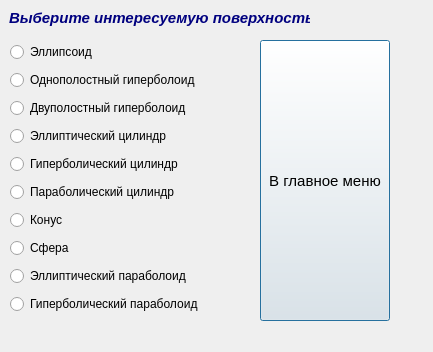
<?xml version="1.0" encoding="UTF-8"?>
<ui version="4.0">
 <class>infa</class>
 <widget class="QDialog" name="infa">
  <property name="geometry">
   <rect>
    <x>0</x>
    <y>0</y>
    <width>433</width>
    <height>352</height>
   </rect>
  </property>
  <property name="windowTitle">
   <string>Dialog</string>
  </property>
  <widget class="QLabel" name="label">
   <property name="geometry">
    <rect>
     <x>9</x>
     <y>9</y>
     <width>301</width>
     <height>17</height>
    </rect>
   </property>
   <property name="font">
    <font>
     <weight>75</weight>
     <italic>true</italic>
     <bold>true</bold>
    </font>
   </property>
   <property name="text">
    <string>&lt;!DOCTYPE HTML PUBLIC &quot;-//W3C//DTD HTML 4.0//EN&quot; &quot;http://www.w3.org/TR/REC-html40/strict.dtd&quot;&gt;
&lt;html&gt;&lt;head&gt;&lt;meta name=&quot;qrichtext&quot; content=&quot;1&quot; /&gt;&lt;style type=&quot;text/css&quot;&gt;
p, li { white-space: pre-wrap; }
&lt;/style&gt;&lt;/head&gt;&lt;body style=&quot; font-family:'Ubuntu'; font-size:11pt; font-weight:600; font-style:italic;&quot;&gt;
&lt;p style=&quot; margin-top:0px; margin-bottom:0px; margin-left:0px; margin-right:0px; -qt-block-indent:0; text-indent:0px;&quot;&gt;&lt;span style=&quot; color:#00007f;&quot;&gt;Выберите интересуемую поверхность:&lt;/span&gt;&lt;/p&gt;&lt;/body&gt;&lt;/html&gt;</string>
   </property>
  </widget>
  <widget class="QPushButton" name="pushButton_9">
   <property name="geometry">
    <rect>
     <x>260</x>
     <y>40</y>
     <width>130</width>
     <height>281</height>
    </rect>
   </property>
   <property name="font">
    <font>
     <pointsize>11</pointsize>
    </font>
   </property>
   <property name="contextMenuPolicy">
    <enum>Qt::DefaultContextMenu</enum>
   </property>
   <property name="text">
    <string>В главное меню</string>
   </property>
  </widget>
  <widget class="QWidget" name="layoutWidget">
   <property name="geometry">
    <rect>
     <x>10</x>
     <y>40</y>
     <width>248</width>
     <height>276</height>
    </rect>
   </property>
   <layout class="QVBoxLayout" name="verticalLayout">
    <item>
     <widget class="QRadioButton" name="radioButton">
      <property name="text">
       <string>Эллипсоид</string>
      </property>
     </widget>
    </item>
    <item>
     <widget class="QRadioButton" name="radioButton_2">
      <property name="text">
       <string>Однополостный гиперболоид</string>
      </property>
     </widget>
    </item>
    <item>
     <widget class="QRadioButton" name="radioButton_3">
      <property name="text">
       <string>Двуполостный гиперболоид</string>
      </property>
     </widget>
    </item>
    <item>
     <widget class="QRadioButton" name="radioButton_4">
      <property name="text">
       <string>Эллиптический цилиндр</string>
      </property>
     </widget>
    </item>
    <item>
     <widget class="QRadioButton" name="radioButton_5">
      <property name="text">
       <string>Гиперболический цилиндр</string>
      </property>
     </widget>
    </item>
    <item>
     <widget class="QRadioButton" name="radioButton_6">
      <property name="text">
       <string>Параболический цилиндр</string>
      </property>
     </widget>
    </item>
    <item>
     <widget class="QRadioButton" name="radioButton_7">
      <property name="text">
       <string>Конус</string>
      </property>
     </widget>
    </item>
    <item>
     <widget class="QRadioButton" name="radioButton_8">
      <property name="text">
       <string>Сфера</string>
      </property>
     </widget>
    </item>
    <item>
     <widget class="QRadioButton" name="radioButton_9">
      <property name="text">
       <string>Эллиптический параболоид</string>
      </property>
     </widget>
    </item>
    <item>
     <widget class="QRadioButton" name="radioButton_10">
      <property name="text">
       <string>Гиперболический параболоид</string>
      </property>
     </widget>
    </item>
   </layout>
  </widget>
 </widget>
 <resources/>
 <connections/>
</ui>
